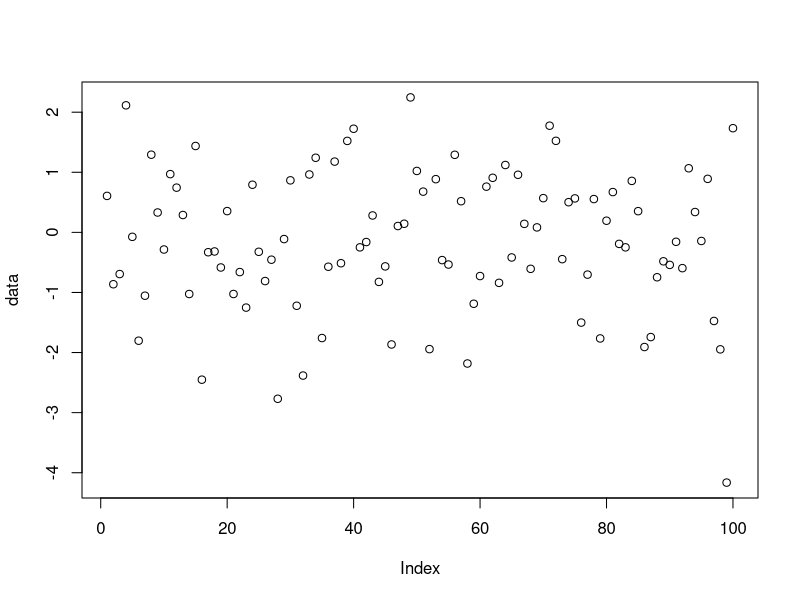
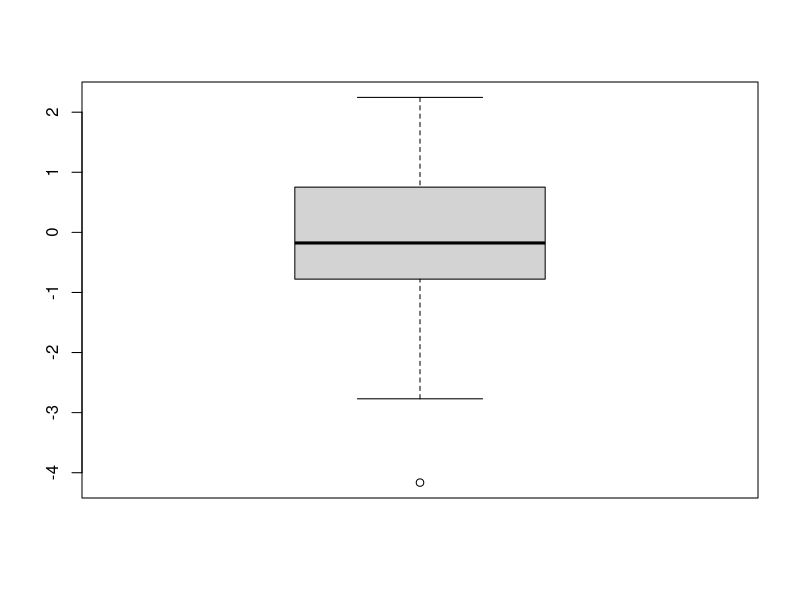

Reproduce these figures in R, in order.
## ---- chunk 1
data=rnorm(100);data
## ---- chunk 2
plot(data)
## ---- chunk 3
boxplot(data)
